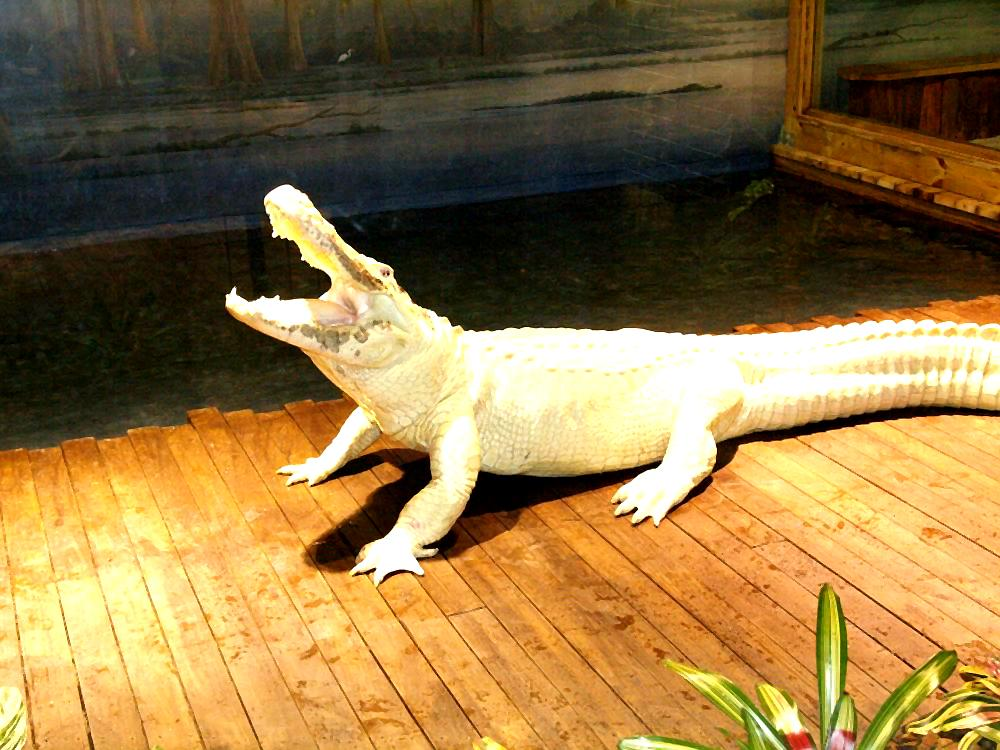
#> input picture data/enhanced_images/Crocodile/c21.jpg, 1000 x 750 px
$ python -i filters.py   (imports and definitions only)   (older library calls are emulated)
#> lines starting #> are read from the running program, lines starting #| are printed output that depends on the picture
import cv2
import numpy as np
from rembg import remove


class Filters:
    def __init__(self):
        pass

    @staticmethod
    def histogram_equalization(image):
        gray = cv2.cvtColor(image, cv2.COLOR_RGB2GRAY)
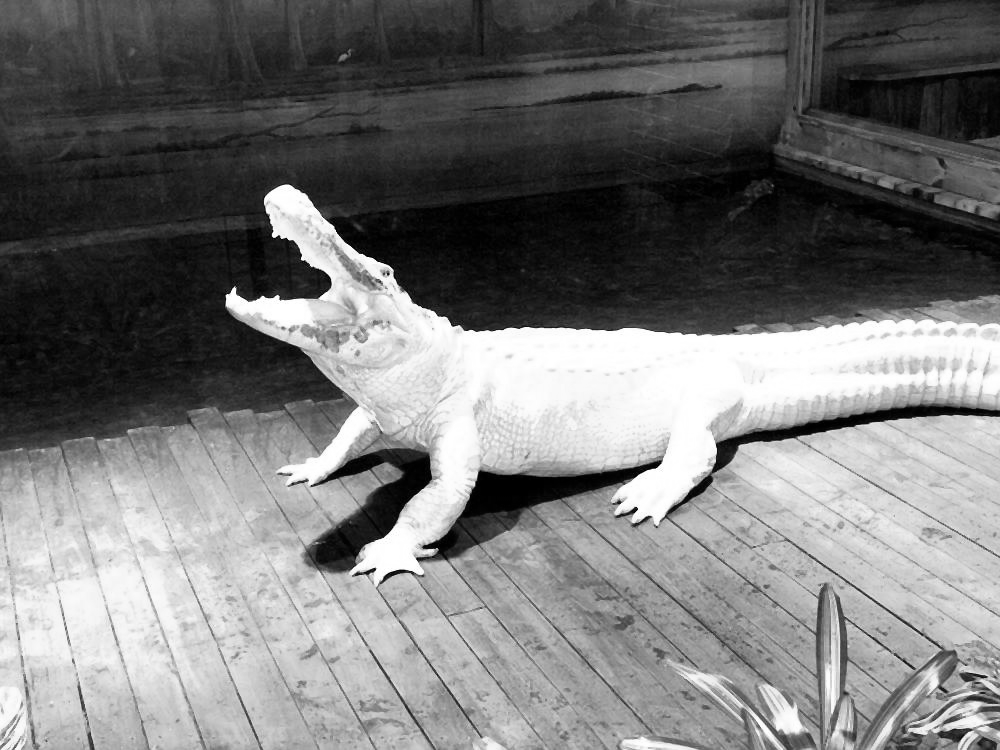
#> gray: shape (750, 1000); min 0, max 255, mean 119.3
        equalized = cv2.equalizeHist(gray)
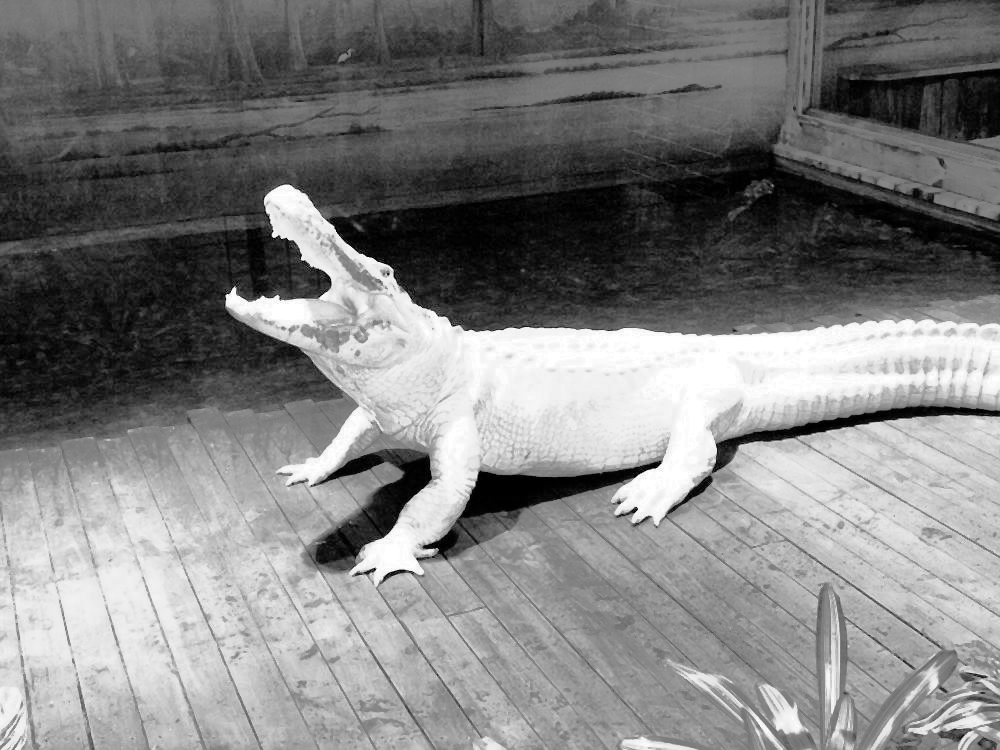
#> equalized: shape (750, 1000); min 0, max 255, mean 127.9
        return cv2.cvtColor(equalized, cv2.COLOR_GRAY2RGB)

    # [11 lines left out: functions clahe, edge_enhancement, not called in this run]

    @staticmethod
    def noise_reduction(image):
        return cv2.fastNlMeansDenoisingColored(image, None, 30, 30, 7, 21)

    # [77 lines left out: functions sharpen, edge_detection, color_filtering, adaptive_thresholding, gabor, background_removal and 2 more, not called in this run]

>>> import cv2
>>> picture = cv2.cvtColor(cv2.imread('../../../data/enhanced_images/Crocodile/c21.jpg'), cv2.COLOR_BGR2RGB)
>>> result = Filters().histogram_equalization(picture)

$ run again, on data/enhanced_images/Crocodile/c26.jpg
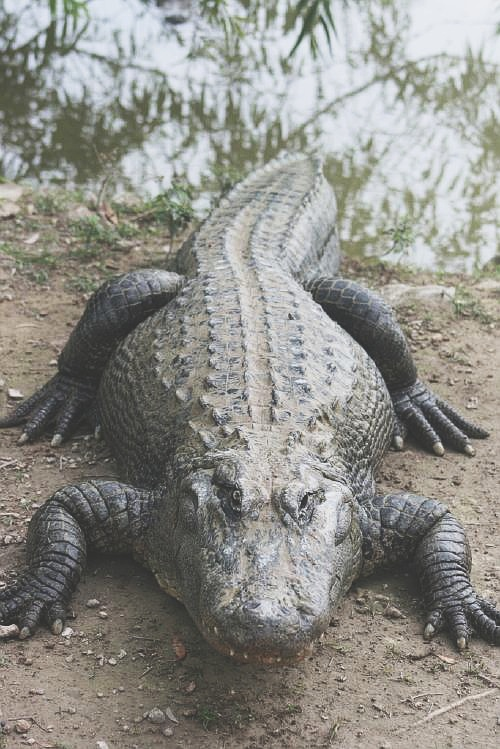
#> input picture data/enhanced_images/Crocodile/c26.jpg, 500 x 749 px
#> in histogram_equalization, `gray = cv2.cvtColor(image, cv2.COLOR_RGB2GRAY)`:
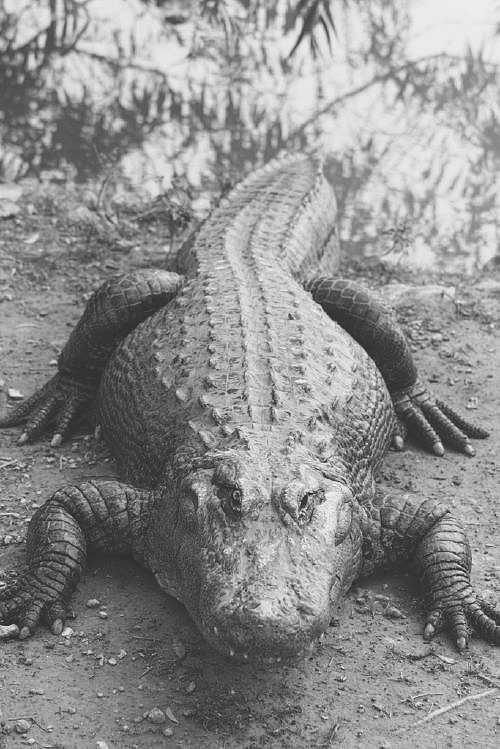
#> gray: shape (749, 500); min 40, max 246, mean 141.7
#> in histogram_equalization, `equalized = cv2.equalizeHist(gray)`:
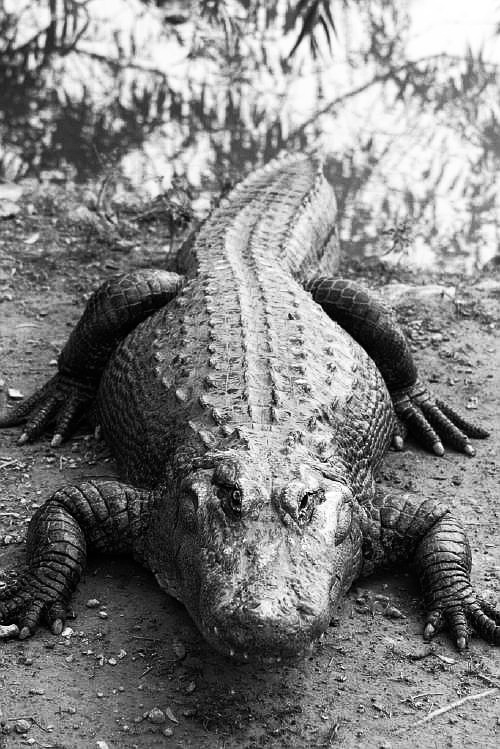
#> equalized: shape (749, 500); min 0, max 255, mean 128.2

$ run again, on data/enhanced_images/Crocodile/c28.jpg
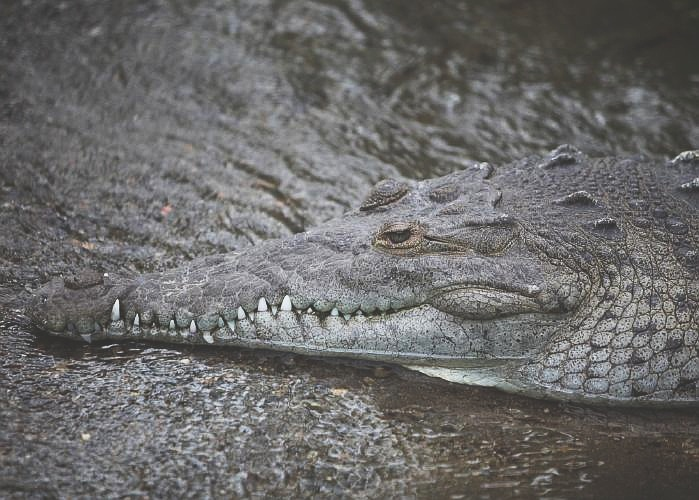
#> input picture data/enhanced_images/Crocodile/c28.jpg, 699 x 500 px
#> in histogram_equalization, `equalized = cv2.equalizeHist(gray)`:
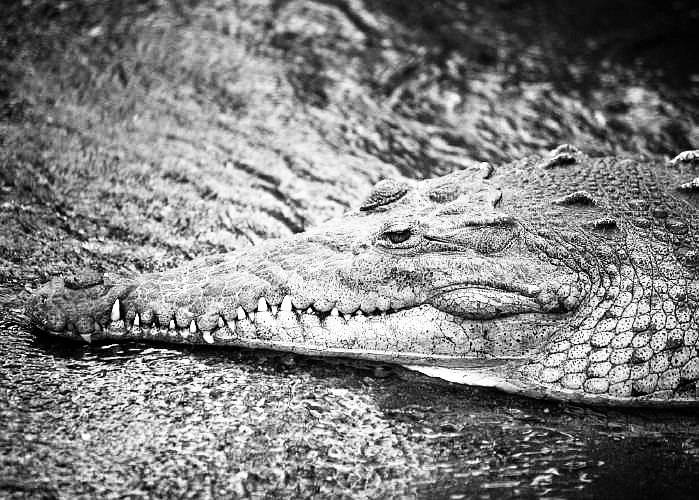
#> equalized: shape (500, 699); min 0, max 255, mean 128.5

$ run again, on data/enhanced_images/Crocodile/c46.jpg
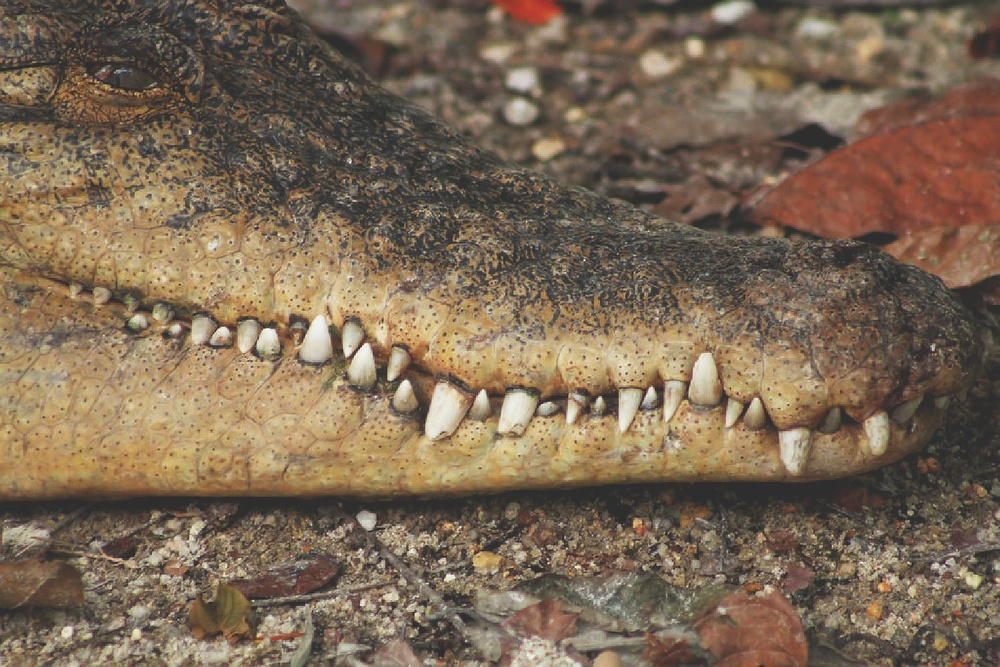
#> input picture data/enhanced_images/Crocodile/c46.jpg, 1000 x 667 px, shrunk from 1499 x 1000 before the run
#> in histogram_equalization, `gray = cv2.cvtColor(image, cv2.COLOR_RGB2GRAY)`:
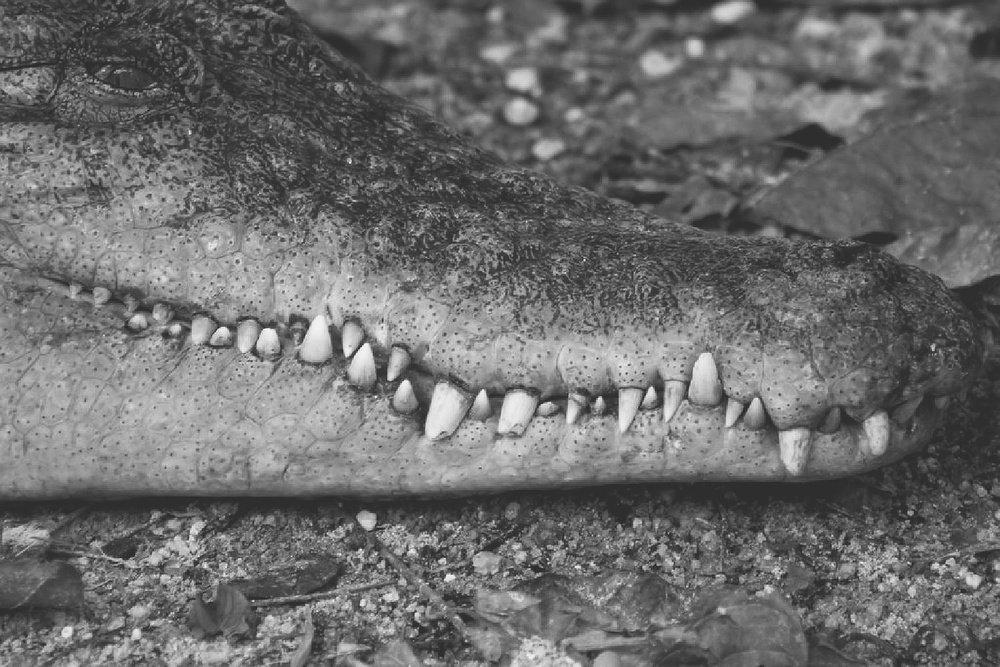
#> gray: shape (667, 1000); min 28, max 253, mean 108.6
#> in histogram_equalization, `equalized = cv2.equalizeHist(gray)`:
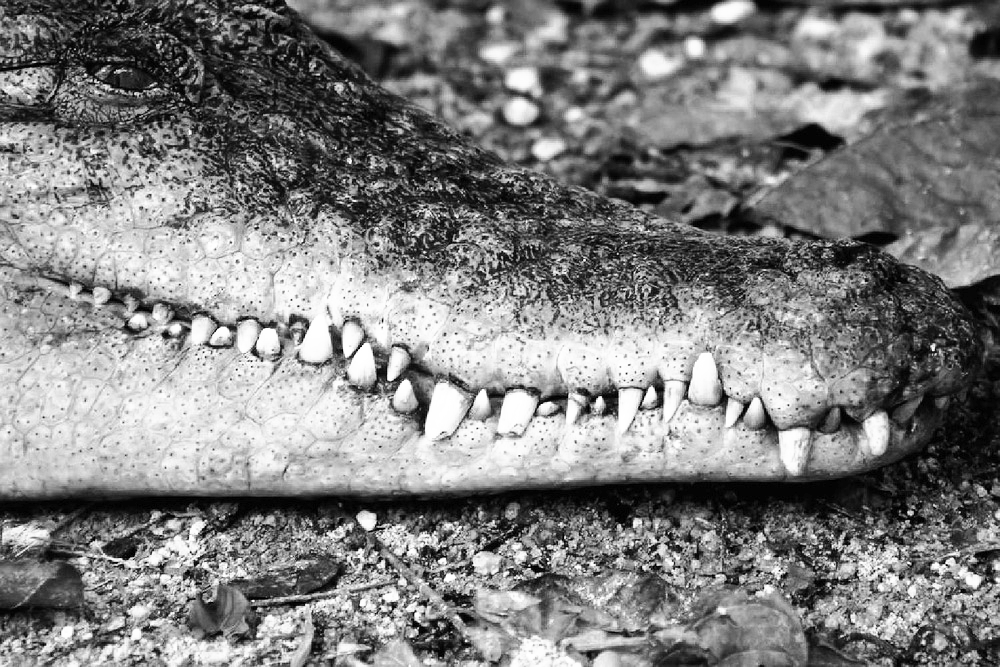
#> equalized: shape (667, 1000); min 0, max 255, mean 128.4
